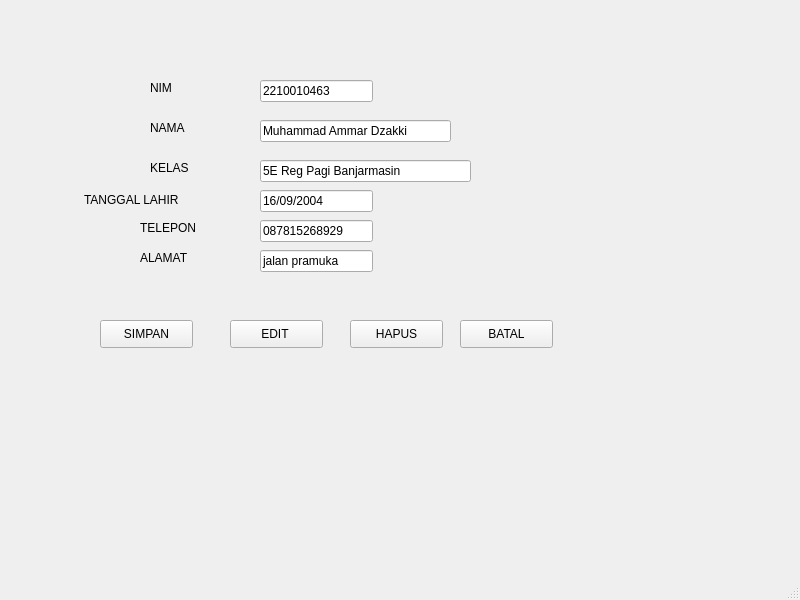
<?xml version="1.0" encoding="UTF-8"?>
<ui version="4.0">
 <class>MainWindow</class>
 <widget class="QMainWindow" name="MainWindow">
  <property name="geometry">
   <rect>
    <x>0</x>
    <y>0</y>
    <width>800</width>
    <height>600</height>
   </rect>
  </property>
  <property name="windowTitle">
   <string>MainWindow</string>
  </property>
  <widget class="QWidget" name="centralwidget">
   <widget class="QLineEdit" name="lineEdit">
    <property name="geometry">
     <rect>
      <x>260</x>
      <y>80</y>
      <width>113</width>
      <height>22</height>
     </rect>
    </property>
    <property name="text">
     <string>2210010463</string>
    </property>
   </widget>
   <widget class="QLineEdit" name="lineEdit_2">
    <property name="geometry">
     <rect>
      <x>260</x>
      <y>120</y>
      <width>191</width>
      <height>22</height>
     </rect>
    </property>
    <property name="text">
     <string>Muhammad Ammar Dzakki</string>
    </property>
   </widget>
   <widget class="QLineEdit" name="lineEdit_3">
    <property name="geometry">
     <rect>
      <x>260</x>
      <y>160</y>
      <width>211</width>
      <height>22</height>
     </rect>
    </property>
    <property name="text">
     <string>5E Reg Pagi Banjarmasin</string>
    </property>
   </widget>
   <widget class="QLineEdit" name="lineEdit_4">
    <property name="geometry">
     <rect>
      <x>260</x>
      <y>190</y>
      <width>113</width>
      <height>22</height>
     </rect>
    </property>
    <property name="text">
     <string>16/09/2004</string>
    </property>
   </widget>
   <widget class="QLabel" name="label">
    <property name="geometry">
     <rect>
      <x>150</x>
      <y>80</y>
      <width>55</width>
      <height>16</height>
     </rect>
    </property>
    <property name="text">
     <string>NIM</string>
    </property>
   </widget>
   <widget class="QLabel" name="label_2">
    <property name="geometry">
     <rect>
      <x>150</x>
      <y>120</y>
      <width>55</width>
      <height>16</height>
     </rect>
    </property>
    <property name="text">
     <string>NAMA</string>
    </property>
   </widget>
   <widget class="QLabel" name="label_3">
    <property name="geometry">
     <rect>
      <x>150</x>
      <y>160</y>
      <width>55</width>
      <height>16</height>
     </rect>
    </property>
    <property name="text">
     <string>KELAS</string>
    </property>
   </widget>
   <widget class="QLabel" name="label_4">
    <property name="geometry">
     <rect>
      <x>84</x>
      <y>190</y>
      <width>121</width>
      <height>20</height>
     </rect>
    </property>
    <property name="text">
     <string>TANGGAL LAHIR</string>
    </property>
   </widget>
   <widget class="QLabel" name="label_5">
    <property name="geometry">
     <rect>
      <x>140</x>
      <y>220</y>
      <width>55</width>
      <height>16</height>
     </rect>
    </property>
    <property name="text">
     <string>TELEPON</string>
    </property>
   </widget>
   <widget class="QLabel" name="label_6">
    <property name="geometry">
     <rect>
      <x>140</x>
      <y>250</y>
      <width>55</width>
      <height>16</height>
     </rect>
    </property>
    <property name="text">
     <string>ALAMAT</string>
    </property>
   </widget>
   <widget class="QLineEdit" name="lineEdit_5">
    <property name="geometry">
     <rect>
      <x>260</x>
      <y>220</y>
      <width>113</width>
      <height>22</height>
     </rect>
    </property>
    <property name="text">
     <string>087815268929</string>
    </property>
   </widget>
   <widget class="QLineEdit" name="lineEdit_6">
    <property name="geometry">
     <rect>
      <x>260</x>
      <y>250</y>
      <width>113</width>
      <height>22</height>
     </rect>
    </property>
    <property name="text">
     <string>jalan pramuka</string>
    </property>
   </widget>
   <widget class="QPushButton" name="pushButton">
    <property name="geometry">
     <rect>
      <x>100</x>
      <y>320</y>
      <width>93</width>
      <height>28</height>
     </rect>
    </property>
    <property name="text">
     <string>SIMPAN</string>
    </property>
   </widget>
   <widget class="QPushButton" name="pushButton_2">
    <property name="geometry">
     <rect>
      <x>230</x>
      <y>320</y>
      <width>93</width>
      <height>28</height>
     </rect>
    </property>
    <property name="text">
     <string>EDIT </string>
    </property>
   </widget>
   <widget class="QPushButton" name="pushButton_3">
    <property name="geometry">
     <rect>
      <x>350</x>
      <y>320</y>
      <width>93</width>
      <height>28</height>
     </rect>
    </property>
    <property name="text">
     <string>HAPUS</string>
    </property>
   </widget>
   <widget class="QPushButton" name="pushButton_4">
    <property name="geometry">
     <rect>
      <x>460</x>
      <y>320</y>
      <width>93</width>
      <height>28</height>
     </rect>
    </property>
    <property name="text">
     <string>BATAL</string>
    </property>
   </widget>
  </widget>
  <widget class="QMenuBar" name="menubar">
   <property name="geometry">
    <rect>
     <x>0</x>
     <y>0</y>
     <width>800</width>
     <height>21</height>
    </rect>
   </property>
  </widget>
  <widget class="QStatusBar" name="statusbar"/>
 </widget>
 <resources/>
 <connections/>
</ui>
